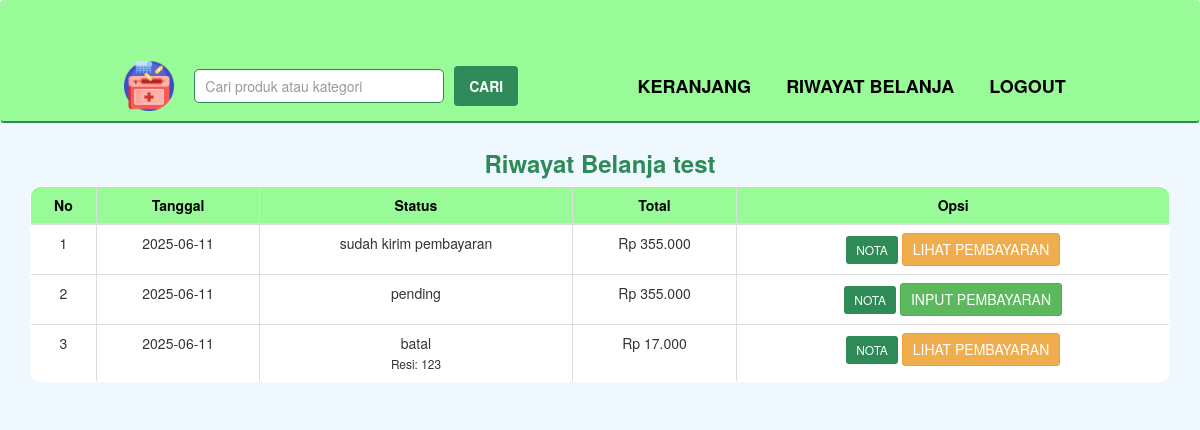
Page /riwayat.php (signed in) on the committed database.
### tables this page shows
CREATE TABLE `pembelian` (
  `id_pembelian` int(11) NOT NULL,
  `id_pelanggan` int(11) NOT NULL,
  `id_ongkir` int(11) NOT NULL,
  `tanggal_pembelian` date NOT NULL,
  `total_pembelian` int(11) NOT NULL,
  `nama_kota` varchar(100) NOT NULL,
  `tarif` int(11) NOT NULL,
  `alamat_pengiriman` text NOT NULL,
  `status_pembelian` varchar(100) NOT NULL DEFAULT 'pending',
  `resi_pengiriman` varchar(50) NOT NULL
);

### riwayat.php (the view, shortened to what this page needs)
<?php
include 'koneksi.php';
?>
<!DOCTYPE html>
<html lang="id">
<head>
    <link rel="stylesheet" type="text/css" href="admin/assets/css/bootstrap.css">
</head>
<body>
<?php include 'menu.php'; ?>
<section class="riwayat">
    <div class="container">
        <h3>Riwayat Belanja <?php echo $_SESSION["pelanggan"]["nama_pelanggan"]; ?></h3>
        <table class="table table-bordered">
            <thead>
                <tr>
                    <th>No</th>
                    <th>Tanggal</th>
                    <th>Status</th>
                    <th>Total</th>
                    <th>Opsi</th>
                </tr>
            </thead>
            <tbody>
                <?php
                $nomor = 1;
                $id_pelanggan = $_SESSION["pelanggan"]["id_pelanggan"];
                $query = $koneksi->prepare("SELECT * FROM pembelian WHERE id_pelanggan = ?");
                $query->bind_param("i", $id_pelanggan);
                $query->execute();
                $result = $query->get_result();
                while ($pecah = $result->fetch_assoc()) {
                    $id_pembelian = $pecah["id_pembelian"];
                    $query_pembayaran = $koneksi->prepare("SELECT * FROM pembayaran WHERE id_pembelian = ?");
                    $query_pembayaran->bind_param("i", $id_pembelian);
                    $query_pembayaran->execute();
                    $result_pembayaran = $query_pembayaran->get_result();
                    $data_pembayaran = $result_pembayaran->fetch_assoc();
                ?>
                <tr>
                    <td><?php echo $nomor; ?></td>
                    <td><?php echo $pecah["tanggal_pembelian"]; ?></td>
                    <td>
                        <?php echo $pecah["status_pembelian"]; ?>
                        <?php if (!empty($pecah['resi_pengiriman'])): ?>
                        <br><small>Resi: <?php echo $pecah['resi_pengiriman']; ?></small>
                        <?php endif; ?>
                    </td>
                    <td>Rp <?php echo number_format($pecah["total_pembelian"], 0, ',', '.'); ?></td>
                    <td>
                        <a href="nota.php?id=<?php echo $pecah["id_pembelian"]; ?>" class="btn btn-info btn-sm" target="_blank" >NOTA</a>
                        <?php if ($pecah['status_pembelian'] == "pending"): ?>
                            <a href="pembayaran.php?id=<?php echo $pecah["id_pembelian"]; ?>" class="btn btn-success btn-sm">
                                INPUT PEMBAYARAN
                            </a>
                        <?php elseif ($data_pembayaran): ?>
                            <a href="lihat_pembayaran.php?id=<?php echo $pecah["id_pembelian"]; ?>" class="btn btn-warning btn-sm">
                                LIHAT PEMBAYARAN
                            </a>
                        <?php endif; ?>
                    </td>
                </tr>
                <?php $nomor++; ?>
                <?php } ?>
            </tbody>
        </table>
    </div>
</section>
</body>
</html>

### riwayat.php (style rules this page uses)
body { background-color: #f0f8ff; }
.container { margin-top: 50px; }
h3 { color: #2E8B57; text-align: center; font-weight: bold; }
.table { background-color: white; border-radius: 10px; overflow: hidden; border: 1px solid #2E8B57; }
.table th { background-color: #98FB98; color: black; font-weight: bold; text-align: center; }
.table td { text-align: center; vertical-align: middle; }
.btn-info { background-color: #2E8B57; border: none; color: white; }
.btn-success, .btn-warning { font-size: 14px; padding: 5px 10px; }

### menu.php (style rules this page uses)
body { padding-top: 80px; }

### rows in the picture
pembelian: tanggal_pembelian "2025-06-11", status_pembelian "sudah kirim pembayaran", total_pembelian "355.000"
pembelian: tanggal_pembelian "2025-06-11", status_pembelian "pending", total_pembelian "355.000"
pembelian: tanggal_pembelian "2025-06-11", status_pembelian "batal", resi_pengiriman "123", total_pembelian "17.000"

### other values in the picture
$_SESSION["pelanggan"]["nama_pelanggan"] "test"
